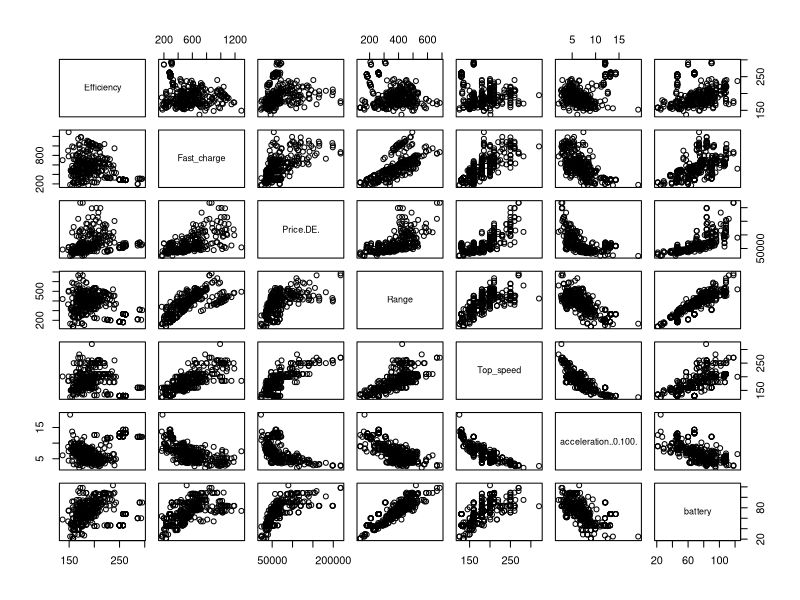
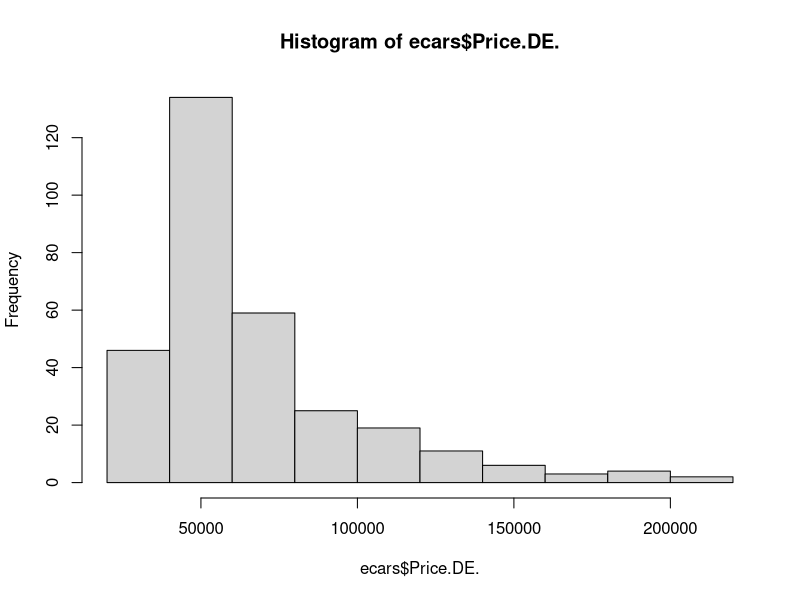
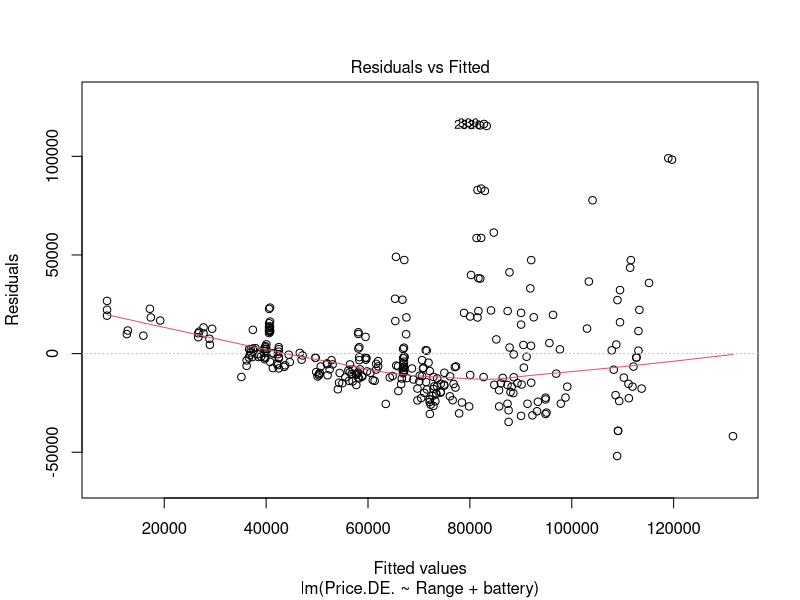
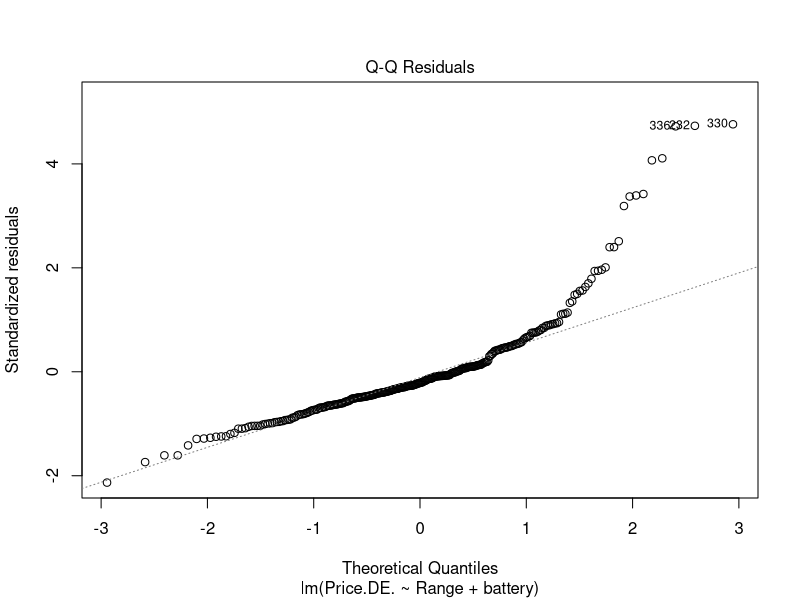
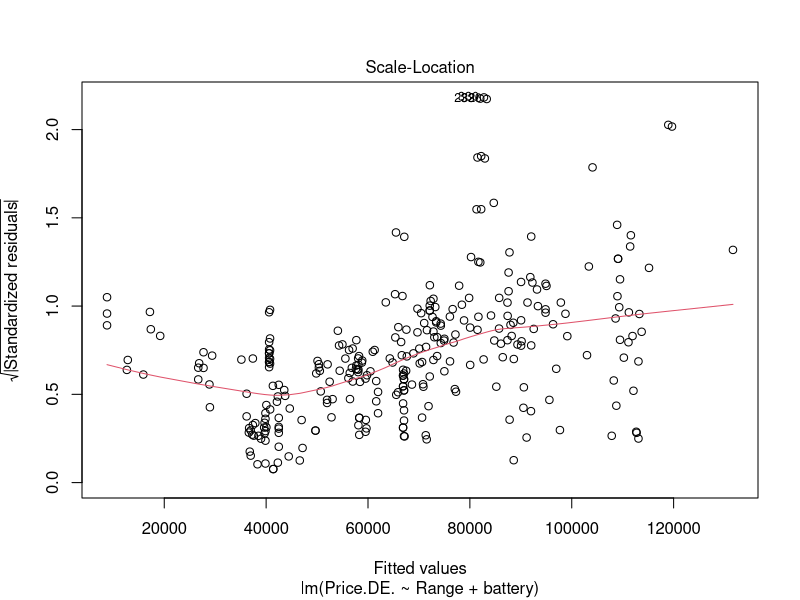
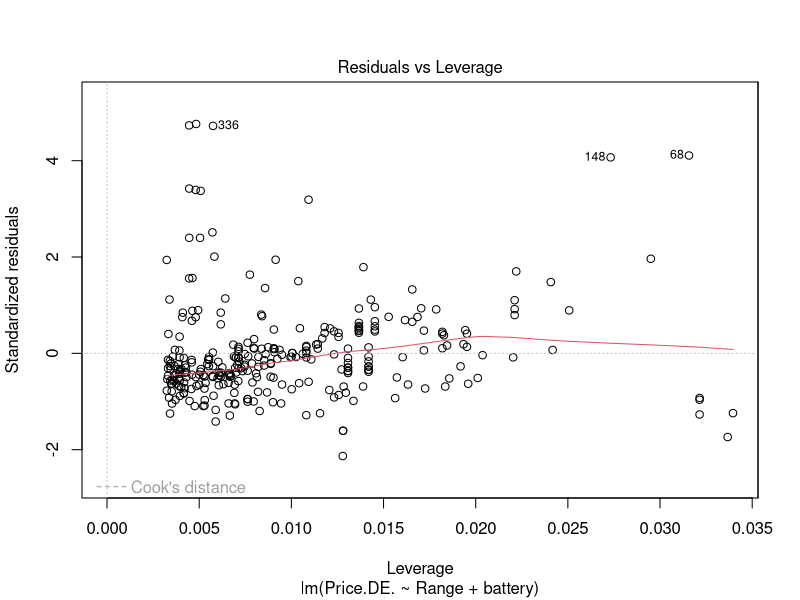
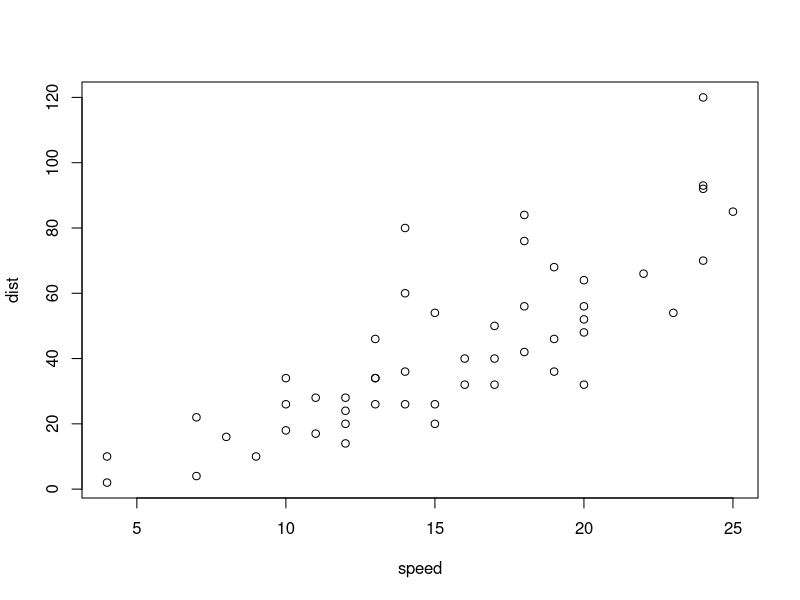

Reproduce these figures in R, in order.
## ---- chunk 1
ecars = read.csv('EV_cars.csv')

## ---- chunk 2
colnames(ecars)
ecars$battery = ecars$Battery
ecars = ecars[,2:10]
ecars
## ---- chunk 3
plot(ecars[,3:9])
## ---- chunk 4
hist(ecars$Price.DE.)
summary(ecars)
sapply(ecars, sd)
imodel = lm(Price.DE. ~ Range + battery, data = ecars)
summary(imodel)
plot(imodel)
## ---- chunk 5
plot(cars)
